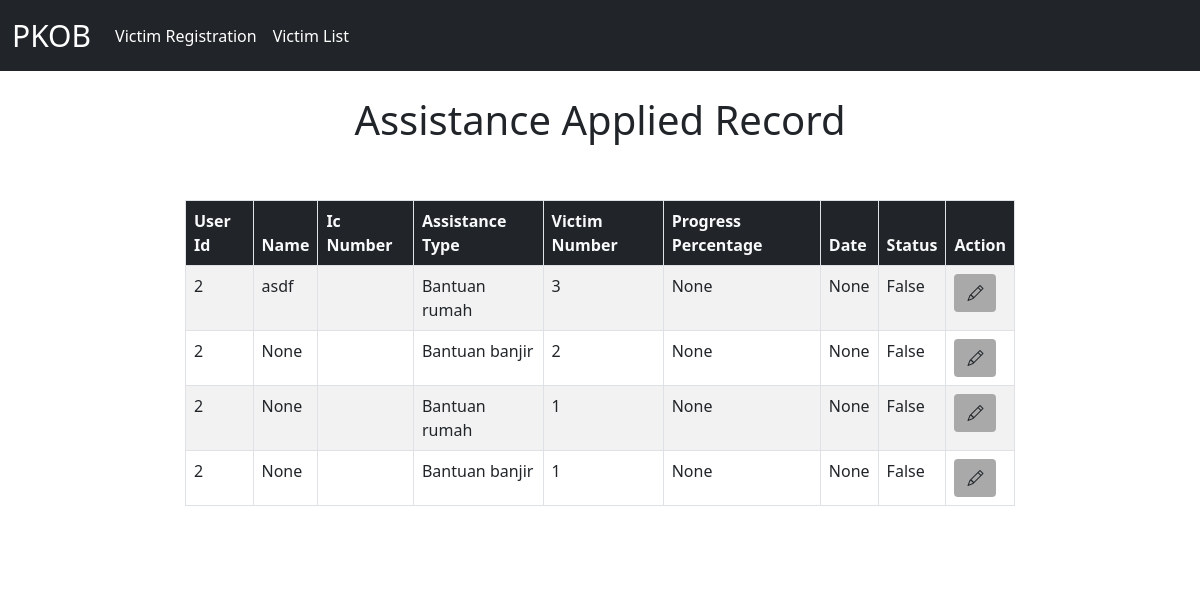
Page /assistance/applicationrecord/ on the earlier database version.
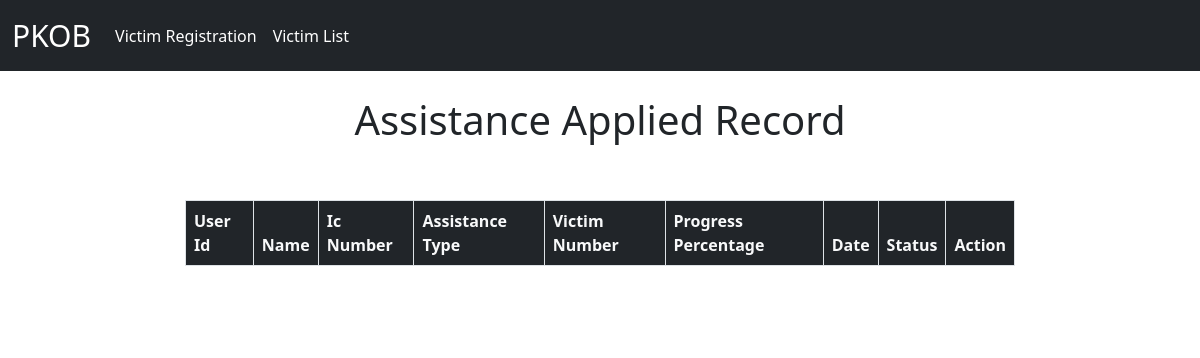
Same page on the later database version.
### assistance_app/models.py (models this page shows, shortened)
class Assistance(models.Model):
    name = models.CharField(max_length=255, verbose_name='Name', null=True, blank=True)
    ic = models.CharField(max_length=255, verbose_name='Ic', default="")
    remark = models.TextField(verbose_name='Remark', null=True, blank=True)
    progress_percentage = models.DecimalField(max_digits=3, decimal_places=2, verbose_name='Progress Percentage', null=True, blank=True)
    victim_number = models.IntegerField(verbose_name='Victim Number')
    is_approved = models.BooleanField(verbose_name='Is Approved', default=False)
    user = models.ForeignKey(User, on_delete=models.CASCADE, null=True)
    assistance_type = models.ForeignKey(AssistanceType, on_delete=models.CASCADE, default=1)
    assistance_given_date = models.DateField(verbose_name='Assistance Given Date', null=True)
    created_at = models.DateTimeField(auto_now_add=True, verbose_name='Created at')
    updated_at = models.DateTimeField(auto_now_add=True, verbose_name='Updated at')

class AssistanceType(models.Model):
    name = models.CharField(max_length=255, verbose_name='Name')
    description = models.TextField(verbose_name='Description')
    created_at = models.DateTimeField(auto_now_add=True, verbose_name='Created at')
    updated_at = models.DateTimeField(auto_now_add=True, verbose_name='Updated at')
    def __str__(self):
        return self.name

### assistance_app/views.py (the view)
# urls.py: path("applicationrecord/", views.list_assistance_type, name='list_assistance_type'),
def list_assistance_type(request):
    assistance = Assistance.objects.all()
    return render(request, 'assistance_app/list.html', {'assistance': assistance})

### assistance_app/templates/assistance_app/list.html (shortened to what this page needs)
{% extends 'base.html' %}
{% block content_title %}
<h1 class="mt-5"> Assistance Applied Record </h1>
{% endblock  %}
{% block content %}
    <div class="row">
        <div class="col">
            <table class="table table-bordered table-striped table-hover ">
              <thead class="bg-dark text-light">
                <tr>
                    <th scope="col">User Id</th>
                    <th scope="col">Name</th>
                    <th scope="col">Ic Number</th>
                    <th scope="col">Assistance Type</th>
                    <th scope="col">Victim Number</th>
                    <th scope="col">Progress Percentage</th>
                    <th scope="col">Date</th>
                    <th scope="col">Status</th>
                    <th scope="col">Action</th>
                </tr>
              </thead>
              <tbody>
                {% for ass in assistance %}
                    <tr>
                        <td>{{ ass.user_id }}</td>
                        <td>{{ ass.name }}</td>
                        <td>{{ ass.ic }}</td>
                        <td>{{ ass.assistance_type }}</td>
                        <td>{{ ass.victim_number }}</td>
                        <td>{{ ass.progress_percentage }}</td>
                        <td>{{ ass.assistance_given_date }}</td>
                        <td>{{ ass.is_approved }}</td>
                        <td><a href="{% url "edit_assistance_type" ass.id %}"><button class="btn" type="button" style="background-color: darkgrey"><i class="bi bi-pencil"></i></button></a></td>
                    </tr>
                {% endfor%}
              </tbody>
            </table>
        </div>
    </div>
{% endblock  %}

Differences in the rows shown:
removed Assistance: user_id "2", name "asdf", assistance_type "Bantuan rumah", victim_number "3", progress_percentage "None", assistance_given_date "None", is_approved "False"
removed Assistance: user_id "2", name "None", assistance_type "Bantuan banjir", victim_number "2", progress_percentage "None", assistance_given_date "None", is_approved "False"
removed Assistance: user_id "2", name "None", assistance_type "Bantuan rumah", victim_number "1", progress_percentage "None", assistance_given_date "None", is_approved "False"
removed Assistance: user_id "2", name "None", assistance_type "Bantuan banjir", victim_number "1", progress_percentage "None", assistance_given_date "None", is_approved "False"
